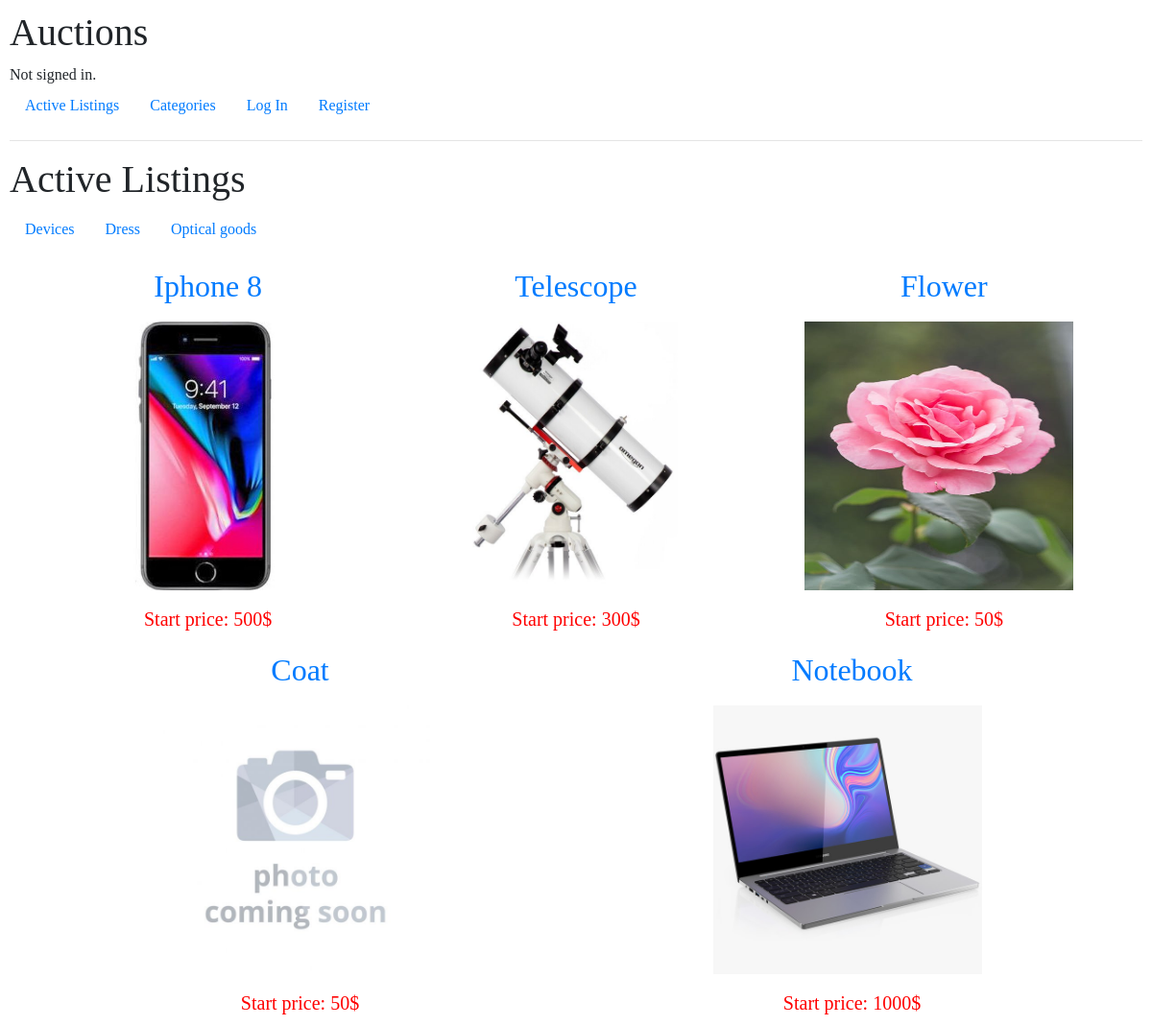
The app's page /activelistings with its own data.
### auctions/models.py (models this page shows, shortened)
class Category(models.Model):
    category = models.CharField(max_length=64)
    def __str__(self):
        return self.category

class Listing(models.Model):
    title = models.CharField(max_length=60)
    category = models.ForeignKey(Category, on_delete=models.CASCADE, related_name="similarItems")
    description = models.CharField(max_length=256)
    cost = models.IntegerField()
    offerBid = models.IntegerField(blank=True, null=True)
    image = models.ImageField(upload_to='media', default='no_image.jpg', blank=True, null=True)
    timeCreated = models.DateTimeField(default=timezone.now, blank=True)
    activeFlag = models.BooleanField(default=True)
    seller = models.ForeignKey(User, blank=True, on_delete=models.PROTECT, related_name="allSellersItems")
    winner = models.ForeignKey(User, null=True, on_delete=models.PROTECT)
    watchings = models.ManyToManyField(User, blank=True, related_name="watchedListings")

### auctions/views.py (the view)
# urls.py: path("activelistings", views.activelistings, name="activelistings"),
def activelistings(request, category_id=None):
    if category_id is None:
        listings = Listing.objects.filter(activeFlag = True)
    else:
        listings = Listing.objects.filter(activeFlag = True, category = category_id)
    categories = Category.objects.all()
    return render(request, "auctions/activelistings.html", {
        "listings": listings,
        "categories": categories,
    })

### auctions/templates/auctions/activelistings.html
{% extends "auctions/layout.html" %}
{% load static %}
{% block body %}
    <h1>Active Listings</h1>
    <ul class="nav">
        {% for category in categories %}
        <li class="nav-item">
            <a class="nav-link" href="{% url 'activelistings' %}&category={{category.id}}">{{category}}</a>
        </li>
        {% endfor %}
    </ul>
    <div class="container">
        {% for item in listings %}
            <div class="listingItem">
                <h2>
                    <a href="{{item.id}}">{{item.title}}</a>
                </h2>
                {% if item.image %}
                    <img src="{{ item.image.url }}" width="300">
                {% endif %}
                <div class="listingItemFooter">
                    <p>Start price: {{item.cost}}$</p>
                </div>
            </div>
        {% endfor %}
    </div>
{% endblock %}

### auctions/static/auctions/styles.css (style rules this page uses)
body { margin: 0; padding: 10px; width: 100%; font-family: 'Source Serif Pro', serif; }
.container { display: flex; flex-wrap: wrap; max-width: 1200px; justify-content: space-around; align-content: stretch; }
.listingItem { flex-basis: auto; width: 350px; height: 400px; box-sizing: border-box; position: relative; padding: 20px; }
.listingItem > h2 { text-align: center; }
img { width: 300px; height: 300px; padding: 10px; }
.listingItemFooter { text-align: center; padding-left: 30px; padding-right: 30px; padding-top: 5px; font-size: 20px; font-weight: 500; color: red; }

### records on screen
Category: category "Devices"
Category: category "Dress"
Category: category "Optical goods"
Listing: title "Iphone 8", image (picture), cost "500"
Listing: title "Telescope", image (picture), cost "300"
Listing: title "Flower", image (picture), cost "50"
Listing: title "Coat", image (placeholder picture), cost "50"
Listing: title "Notebook", image (picture), cost "1000"
